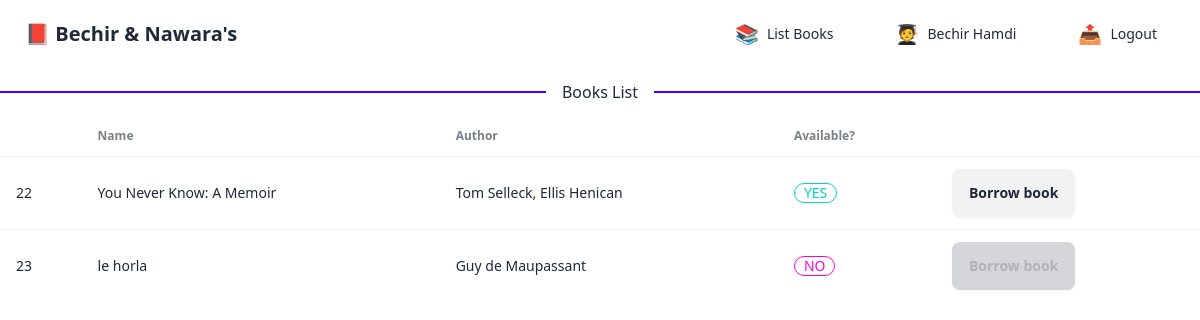
The app's page /books/student (signed in) with its own data.
### books/models.py (models this page shows, shortened)
class Book(models.Model):
    title = models.CharField(max_length=255)
    authors = models.ManyToManyField(Author)
    cover_picture = models.ImageField(upload_to='covers/', null=True, blank=True)
    def available(self):
        borrowings = Borrowing.objects.filter(book=self)
        for borrowing in borrowings:
            print("borrowomasd;lahsdlkjashdkljas")
            print(borrowing.returned())
            if not borrowing.returned():
                return False
        return True

class Author(models.Model):
    name = models.CharField(max_length=255)
    surname = models.CharField(max_length=255)

### books/student_views.py (the view)
# urls.py: path('student',student_views.student_index,name='student_index'),
def student_index(request):
    if not request.user.is_authenticated:
        return redirect('login')
    all_books = Book.objects.all()
    return_date = timezone.now() + timedelta(days=15)
    context = {
        'all_books': all_books,
        'return_date': return_date,
    }
    return render(request, 'student/index.html',context)

### books/models.py (called while the page is built)
    def returned(self):
        return self.is_returned

### books/templates/student/index.html (shortened to what this page needs)
{% include "components/navbar.html" %}
{% block content %}
    <div class="divider divider-primary">Books List</div>
<div class="overflow-x-auto">
    <table class="table">
      <thead>
        <tr>
          <th></th>
          <th>Name</th>
          <th>Author</th>
          <th>Available?</th>
        </tr>
      </thead>
      <tbody>
        {% for book in all_books %}
        <tr>
            <td>{{ book.id }}</td>
            <td>{{ book.title }}</td>
            <td>
                {% for author in book.authors.all %}
                    {{ author.name }}{% if not forloop.last %}, {% endif %}
                {% endfor %}
            </td>
            <td>
                {% if book.available %}
                <div class="badge badge-accent badge-outline">YES</div>
                {% else %}
                <div class="badge badge-secondary badge-outline">NO</div>
                {% endif %}
            </td>
            <td>
                <div class="form-group" >
                    <button class="btn" {% if not book.available %}disabled{% endif %} onclick="my_modal_{{ book.id }}.showModal()" >Borrow book</button>
                  </div>
                </td>
        </tr>
        {% endfor %}
    </tbody>
    </table>
    </div>
{% endblock %}

### templates/components/navbar.html (shortened to what this page needs)
{% load static %} {% load i18n %} {% block css %}
<link
  href="https://cdn.jsdelivr.net/npm/daisyui@4.10.2/dist/full.min.css"
  rel="stylesheet"
  type="text/css"
/>
<script src="https://cdn.tailwindcss.com"></script>
{% endblock %} {% block navbar %}
<div  class="navbar bg-base-100" >
  <div class="flex-1">
    <a class="btn btn-ghost text-xl">📕 Bechir & Nawara's</a>
  </div>
{% if not request.user.is_staff %}
  <div class="flex-none">
    <ul class="menu menu-horizontal px-1">
      <li><a href="{% url 'student_index' %}"><span class="emoji">📚 </span> List Books</a></li>
      <li>
        <p><span class="emoji">🧑‍🎓 </span>{{request.user.first_name}} {{request.user.last_name}}</p>
      </li>
      <li><a onclick="logoutmodal.showModal()"><span class="emoji">📤</span>Logout</a></li>
    </ul>
  </div>
{% endif %}
</div>
{% endblock %}

### templates/components/navbar.html (style rules this page uses)
.navbar * { z-index: 9999 !important; }
.emoji { font-size: 1.2rem; }
li { transition:0.3s ease; margin:0 15px; }

### records on screen
Book: id "22", title "You Never Know: A Memoir", shows "YES"
Author: name "Tom Selleck"
Author: name "Ellis Henican"
Book: id "23", title "le horla", shows "NO"
Author: name "Guy de Maupassant"

### other values on screen
{{ request.user.first_name }} "Bechir"
{{ request.user.last_name }} "Hamdi"
